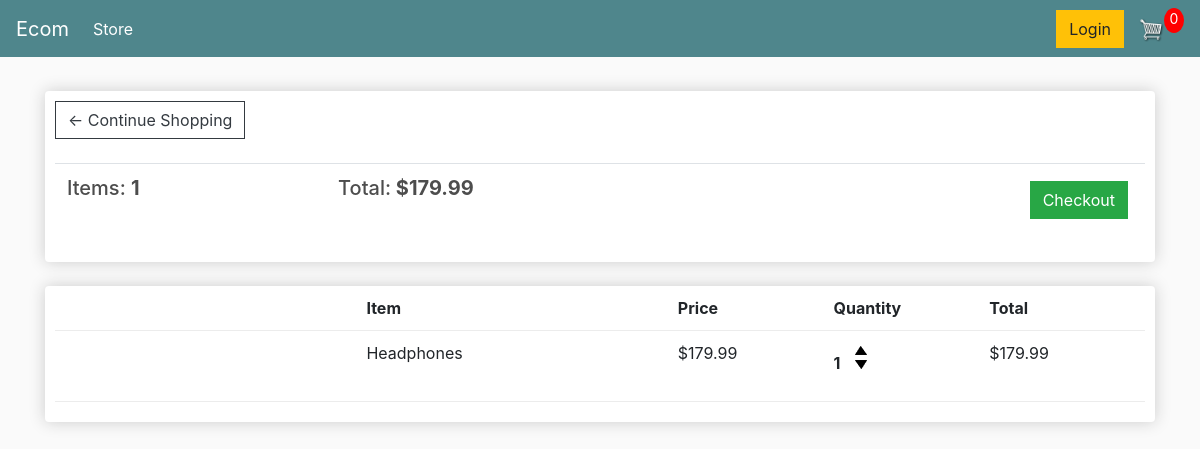
The app's page /cart/ (signed in) with its own data.
### store/models.py (models this page shows, shortened)
class Order(models.Model):
    customer = models.ForeignKey(
        Customer, on_delete=models.SET_NULL, null=True, blank=True)
    date_ordered = models.DateTimeField(auto_now_add=True)
    complete = models.BooleanField(default=False)
    transaction_id = models.CharField(max_length=200, null=True)
    @property
    def get_cart_total(self):
        orderitems = self.orderitem_set.all()
        total = sum([item.get_total for item in orderitems])
        return total
    @property
    def get_cart_items(self):
        orderitems = self.orderitem_set.all()
        total = sum([item.quantity for item in orderitems])
        return total

class OrderItem(models.Model):
    product = models.ForeignKey(Product, on_delete=models.SET_NULL, null=True)
    order = models.ForeignKey(Order, on_delete=models.SET_NULL, null=True)
    quantity = models.IntegerField(default=0, null=True, blank=True)
    date_added = models.DateTimeField(auto_now_add=True)
    @property
    def get_total(self):
        total = self.product.price * self.quantity
        return total

class Product(models.Model):
    name = models.CharField(max_length=200, blank=True)
    price = models.FloatField()
    digital = models.BooleanField(default=False, null=True, blank=True)
    image = models.ImageField(null=True, blank=True)

### store/views.py (the view)
# urls.py: path('cart/', views.cart, name="cart"),
def cart(request):
    if request.user.is_authenticated:
        customer = request.user.customer
        order, created = Order.objects.get_or_create(
            customer=customer, complete=False)
        items = order.orderitem_set.all()
    else:
        items = []
        order = {'get_cart_total': 0, 'get_cart_items': 0}
    context = {'items': items, 'order': order}
    return render(request, 'store/cart.html', context)

### store/templates/store/cart.html
{% extends 'store/main.html' %}
{% load static %}
{% block content %}
<div class="row">
    <div class="col-lg-12">
        <div class="box-element">
            <a class="btn btn-outline-dark" href="{% url 'store' %}">&#x2190; Continue Shopping</a>
            <br>
            <br>
            <table class="table">
                <tr>
                    <th>
                        <h5>Items: <strong>{{order.get_cart_items}}</strong></h5>
                    </th>
                    <th>
                        <h5>Total:<strong> ${{order.get_cart_total|floatformat:2}}</strong></h5>
                    </th>
                    <th>
                        <a style="float:right; margin:5px;" class="btn btn-success"
                            href="{% url 'checkout' %}">Checkout</a>
                    </th>
                </tr>
            </table>
        </div>
        <br>
        <div class="box-element">
            <div class="cart-row">
                <div style="flex:2"></div>
                <div style="flex:2"><strong>Item</strong></div>
                <div style="flex:1"><strong>Price</strong></div>
                <div style="flex:1"><strong>Quantity</strong></div>
                <div style="flex:1"><strong>Total</strong></div>
            </div>
            {% for item in items %}
            <div class="cart-row">
                <div style="flex:2"><img class="row-image" src="{{item.product.imageField}}"></div>
                <div style="flex:2">
                    <p>{{item.product.name}}</p>
                </div>
                <div style="flex:1">
                    <p>${{item.product.price|floatformat:2}}</p>
                </div>
                <div style="flex:1">
                    <p class="quantity">{{item.quantity}}</p>
                    <div class="quantity">
                        <img class="chg-quantity" src="{% static  'images/arrow-up.png' %}">
                        <img class="chg-quantity" src="{% static  'images/arrow-down.png' %}">
                    </div>
                </div>
                <div style="flex:1">
                    <p>${{item.get_total|floatformat:2}}</p>
                </div>
            </div>
            {% endfor%}
        </div>
    </div>
</div>
{% endblock content %}

### store/static/css/style.css (style rules this page uses)
body { background-color: hsl(0, 0%, 98%); }
h1,h2,h3,h4,h5,h6 { color:hsl(0, 0%, 30%); }
.box-element { box-shadow:hsl(0, 0%, 80%) 0 0 16px; background-color: #fff; border-radius: 4px; padding: 10px; }
.col-lg-4, .col-lg-6, .col-lg-8, .col-lg-12 { margin-top: 10px; }
.btn { border-radius: 0; }
.cart-row { display: flex; align-items: flex-stretch; padding-bottom: 10px; margin-bottom: 10px; border-bottom: 1px solid #ececec; }
.quantity { display: inline-block; font-weight: 700; padding-right:10px; }
.chg-quantity { width: 12px; cursor: pointer; display: block; margin-top: 5px; transition:.1s; }

### records on screen
Order: get_cart_items "1", get_cart_total "179.99"
OrderItem: product.name "Headphones", product.price "179.99", quantity "1", get_total "179.99"
